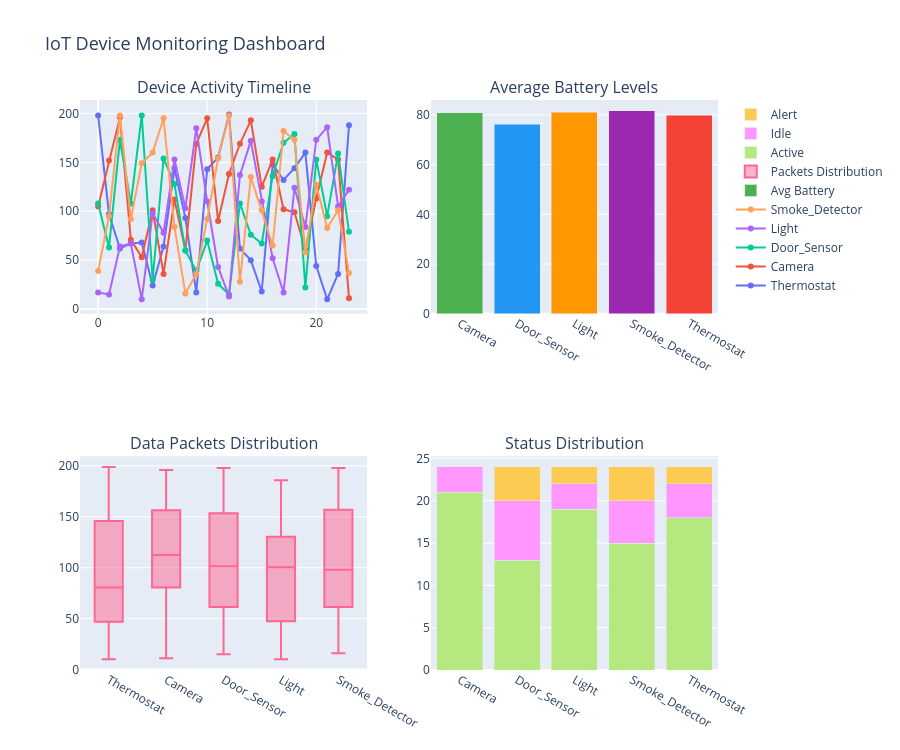

The code cell stored with this chart in its notebook:
### Markdown cell above
**Interactive IoT Device Monitoring Dashboard (Real-Time Simulated Data)**

### Code cell
# Objective:
# Create interactive visualizations to monitor device activity
# for pre-processed simulated IoT data streams in real-time.

# ------------------------------------------------------------
# Install & Import Required Libraries
# ------------------------------------------------------------
try:
    import plotly.express as px
    import plotly.graph_objects as go
    from plotly.subplots import make_subplots
except ImportError:
    import subprocess, sys
    subprocess.check_call([sys.executable, '-m', 'pip', 'install', 'plotly', '-q'])
    import plotly.express as px
    import plotly.graph_objects as go
    from plotly.subplots import make_subplots

import pandas as pd
import numpy as np

# ------------------------------------------------------------
# Generate Simulated IoT Dataset
# ------------------------------------------------------------
np.random.seed(42)

devices = ['Thermostat', 'Camera', 'Door_Sensor', 'Light', 'Smoke_Detector']
hours = list(range(24))

records = []

for device in devices:
    for h in hours:
        base_temp = 25 + np.random.normal(0, 3)

        records.append({
            'Device': device,
            'Hour': h,
            'Temperature': round(base_temp, 1),
            'Status': np.random.choice(['Active','Idle','Alert'], p=[0.7,0.2,0.1]),
            'Battery': max(10, min(100, int(80 + np.random.normal(0, 15)))),
            'Data_Packets': np.random.randint(10, 200)
        })

iot_data = pd.DataFrame(records)

print("\n--- IoT Device Data (Sample) ---")
print(iot_data.head(10).to_string(index=False))

# ------------------------------------------------------------
# Create Interactive Dashboard (4-in-1 Panel)
# ------------------------------------------------------------
fig = make_subplots(
    rows=2,
    cols=2,
    subplot_titles=(
        'Device Activity Timeline',
        'Average Battery Levels',
        'Data Packets Distribution',
        'Status Distribution'
    )
)

# ------------------------------------------------------------
# 1️⃣ Device Activity Timeline
# ------------------------------------------------------------
for device in devices:
    dev_data = iot_data[iot_data['Device'] == device]

    fig.add_trace(
        go.Scatter(
            x=dev_data['Hour'],
            y=dev_data['Data_Packets'],
            name=device,
            mode='lines+markers'
        ),
        row=1, col=1
    )

# ------------------------------------------------------------
# 2️⃣ Average Battery Level by Device
# ------------------------------------------------------------
avg_battery = iot_data.groupby('Device')['Battery'].mean()

fig.add_trace(
    go.Bar(
        x=avg_battery.index,
        y=avg_battery.values,
        marker_color=['#4CAF50','#2196F3','#FF9800','#9C27B0','#F44336'],
        name="Avg Battery"
    ),
    row=1, col=2
)

# ------------------------------------------------------------
# 3️⃣ Data Packets Distribution (Box Plot)
# ------------------------------------------------------------
fig.add_trace(
    go.Box(
        x=iot_data['Device'],
        y=iot_data['Data_Packets'],
        name="Packets Distribution"
    ),
    row=2, col=1
)

# ------------------------------------------------------------
# 4️⃣ Status Distribution (Stacked Bar)
# ------------------------------------------------------------
status_counts = iot_data.groupby(['Device','Status']).size().unstack(fill_value=0)

for status in ['Active','Idle','Alert']:
    if status in status_counts.columns:
        fig.add_trace(
            go.Bar(
                name=status,
                x=status_counts.index,
                y=status_counts[status]
            ),
            row=2, col=2
        )

# ------------------------------------------------------------
# Layout Settings
# ------------------------------------------------------------
fig.update_layout(
    height=750,
    title_text='IoT Device Monitoring Dashboard',
    title_font_size=18,
    showlegend=True,
    barmode='stack'
)

fig.show()

# ------------------------------------------------------------
# Alert Analysis
# ------------------------------------------------------------
alerts = iot_data[iot_data['Status']=='Alert']

print("\nExplanation:")
print(f"Total Records: {len(iot_data)}")
print(f"Alerts: {len(alerts)}")
print(f"Alert Rate: {len(alerts)/len(iot_data)*100:.1f}%")

for d in devices:
    dev_alerts = len(alerts[alerts['Device']==d])
    if dev_alerts > 0:
        print(f"{d}: {dev_alerts} alerts")

### Figure 1 — Plotly figure (JSON) as saved in the notebook; plotly's stock layout.template omitted (floating-point values rounded to 4 significant figures)
{"data": [{"mode": "lines+markers", "name": "Thermostat", "type": "scatter", "x": [0, 1, 2, 3, 4, 5, 6, 7, 8, 9, 10, 11, 12, 13, 14, 15, 16, 17, 18, 19, 20, 21, 22, 23], "xaxis": "x", "y": [198, 97, 62, 67, 68, 24, 64, 144, 93, 17, 143, 155, 199, 62, 50, 18, 148, 132, 144, 160, 44, 10, 36, 188], "yaxis": "y"}, {"mode": "lines+markers", "name": "Camera", "type": "scatter", "x": [0, 1, 2, 3, 4, 5, 6, 7, 8, 9, 10, 11, 12, 13, 14, 15, 16, 17, 18, 19, 20, 21, 22, 23], "xaxis": "x", "y": [105, 152, 196, 71, 53, 101, 36, 112, 60, 169, 195, 90, 138, 169, 193, 125, 153, 102, 99, 61, 113, 160, 153, 11], "yaxis": "y"}, {"mode": "lines+markers", "name": "Door_Sensor", "type": "scatter", "x": [0, 1, 2, 3, 4, 5, 6, 7, 8, 9, 10, 11, 12, 13, 14, 15, 16, 17, 18, 19, 20, 21, 22, 23], "xaxis": "x", "y": [108, 63, 173, 108, 198, 30, 154, 128, 60, 39, 70, 26, 15, 108, 76, 67, 136, 170, 179, 22, 153, 95, 159, 79], "yaxis": "y"}, {"mode": "lines+markers", "name": "Light", "type": "scatter", "x": [0, 1, 2, 3, 4, 5, 6, 7, 8, 9, 10, 11, 12, 13, 14, 15, 16, 17, 18, 19, 20, 21, 22, 23], "xaxis": "x", "y": [17, 15, 64, 67, 10, 98, 78, 153, 103, 185, 110, 43, 13, 137, 172, 110, 52, 17, 124, 84, 173, 186, 105, 122], "yaxis": "y"}, {"mode": "lines+markers", "name": "Smoke_Detector", "type": "scatter", "x": [0, 1, 2, 3, 4, 5, 6, 7, 8, 9, 10, 11, 12, 13, 14, 15, 16, 17, 18, 19, 20, 21, 22, 23], "xaxis": "x", "y": [39, 95, 198, 92, 149, 160, 195, 84, 16, 36, 92, 154, 198, 28, 135, 101, 65, 182, 173, 58, 127, 83, 101, 37], "yaxis": "y"}, {"marker": {"color": ["#4CAF50", "#2196F3", "#FF9800", "#9C27B0", "#F44336"]}, "name": "Avg Battery", "type": "bar", "x": ["Camera", "Door_Sensor", "Light", "Smoke_Detector", "Thermostat"], "xaxis": "x2", "y": [80.83, 76.29, 81.0, 81.71, 79.79], "yaxis": "y2"}, {"name": "Packets Distribution", "type": "box", "x": ["Thermostat", "Thermostat", "Thermostat", "Thermostat", "Thermostat", "Thermostat", "Thermostat", "Thermostat", "Thermostat", "Thermostat", "Thermostat", "Thermostat", "Thermostat", "Thermostat", "Thermostat", "Thermostat", "Thermostat", "Thermostat", "Thermostat", "Thermostat", "Thermostat", "Thermostat", "Thermostat", "Thermostat", "Camera", "Camera", "Camera", "Camera", "Camera", "Camera", "Camera", "Camera", "Camera", "Camera", "Camera", "Camera", "Camera", "Camera", "Camera", "Camera", "Camera", "Camera", "Camera", "Camera", "Camera", "Camera", "Camera", "Camera", "Door_Sensor", "Door_Sensor", "Door_Sensor", "Door_Sensor", "Door_Sensor", "Door_Sensor", "Door_Sensor", "Door_Sensor", "Door_Sensor", "Door_Sensor", "Door_Sensor", "Door_Sensor", "Door_Sensor", "Door_Sensor", "Door_Sensor", "Door_Sensor", "Door_Sensor", "Door_Sensor", "Door_Sensor", "Door_Sensor", "Door_Sensor", "Door_Sensor", "Door_Sensor", "Door_Sensor", "Light", "Light", "Light", "Light", "Light", "Light", "Light", "Light", "Light", "Light", "Light", "Light", "Light", "Light", "Light", "Light", "Light", "Light", "Light", "Light", "Light", "Light", "Light", "Light", "Smoke_Detector", "Smoke_Detector", "Smoke_Detector", "Smoke_Detector", "Smoke_Detector", "Smoke_Detector", "Smoke_Detector", "Smoke_Detector", "Smoke_Detector", "Smoke_Detector", "Smoke_Detector", "Smoke_Detector", "Smoke_Detector", "Smoke_Detector", "Smoke_Detector", "Smoke_Detector", "Smoke_Detector", "Smoke_Detector", "Smoke_Detector", "Smoke_Detector", "Smoke_Detector", "Smoke_Detector", "Smoke_Detector", "Smoke_Detector"], "xaxis": "x3", "y": [198, 97, 62, 67, 68, 24, 64, 144, 93, 17, 143, 155, 199, 62, 50, 18, 148, 132, 144, 160, 44, 10, 36, 188, 105, 152, 196, 71, 53, 101, 36, 112, 60, 169, 195, 90, 138, 169, 193, 125, 153, 102, 99, 61, 113, 160, 153, 11, 108, 63, 173, 108, 198, 30, 154, 128, 60, 39, 70, 26, 15, 108, 76, 67, 136, 170, 179, 22, 153, 95, 159, 79, 17, 15, 64, 67, 10, 98, 78, 153, 103, 185, 110, 43, 13, 137, 172, 110, 52, 17, 124, 84, 173, 186, 105, 122, 39, 95, 198, 92, 149, 160, 195, 84, 16, 36, 92, 154, 198, 28, 135, 101, 65, 182, 173, 58, 127, 83, 101, 37], "yaxis": "y3"}, {"name": "Active", "type": "bar", "x": ["Camera", "Door_Sensor", "Light", "Smoke_Detector", "Thermostat"], "xaxis": "x4", "y": [21, 13, 19, 15, 18], "yaxis": "y4"}, {"name": "Idle", "type": "bar", "x": ["Camera", "Door_Sensor", "Light", "Smoke_Detector", "Thermostat"], "xaxis": "x4", "y": [3, 7, 3, 5, 4], "yaxis": "y4"}, {"name": "Alert", "type": "bar", "x": ["Camera", "Door_Sensor", "Light", "Smoke_Detector", "Thermostat"], "xaxis": "x4", "y": [0, 4, 2, 4, 2], "yaxis": "y4"}], "layout": {"annotations": [{"font": {"size": 16}, "showarrow": false, "text": "Device Activity Timeline", "x": 0.225, "xanchor": "center", "xref": "paper", "y": 1, "yanchor": "bottom", "yref": "paper"}, {"font": {"size": 16}, "showarrow": false, "text": "Average Battery Levels", "x": 0.775, "xanchor": "center", "xref": "paper", "y": 1, "yanchor": "bottom", "yref": "paper"}, {"font": {"size": 16}, "showarrow": false, "text": "Data Packets Distribution", "x": 0.225, "xanchor": "center", "xref": "paper", "y": 0.375, "yanchor": "bottom", "yref": "paper"}, {"font": {"size": 16}, "showarrow": false, "text": "Status Distribution", "x": 0.775, "xanchor": "center", "xref": "paper", "y": 0.375, "yanchor": "bottom", "yref": "paper"}], "barmode": "stack", "height": 750, "showlegend": true, "title": {"font": {"size": 18}, "text": "IoT Device Monitoring Dashboard"}, "xaxis": {"anchor": "y", "domain": [0, 0.45]}, "xaxis2": {"anchor": "y2", "domain": [0.55, 1]}, "xaxis3": {"anchor": "y3", "domain": [0, 0.45]}, "xaxis4": {"anchor": "y4", "domain": [0.55, 1]}, "yaxis": {"anchor": "x", "domain": [0.625, 1]}, "yaxis2": {"anchor": "x2", "domain": [0.625, 1]}, "yaxis3": {"anchor": "x3", "domain": [0, 0.375]}, "yaxis4": {"anchor": "x4", "domain": [0, 0.375]}}}
